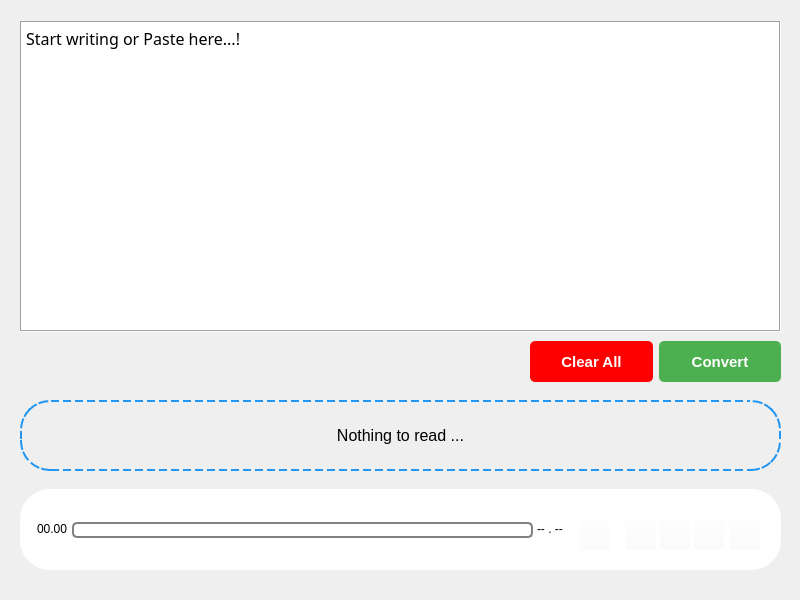
<?xml version="1.0" encoding="UTF-8"?>
<ui version="4.0">
 <class>MainWindow</class>
 <widget class="QMainWindow" name="MainWindow">
  <property name="geometry">
   <rect>
    <x>0</x>
    <y>0</y>
    <width>800</width>
    <height>600</height>
   </rect>
  </property>
  <property name="sizePolicy">
   <sizepolicy hsizetype="Preferred" vsizetype="Preferred">
    <horstretch>0</horstretch>
    <verstretch>0</verstretch>
   </sizepolicy>
  </property>
  <property name="minimumSize">
   <size>
    <width>800</width>
    <height>600</height>
   </size>
  </property>
  <property name="maximumSize">
   <size>
    <width>800</width>
    <height>600</height>
   </size>
  </property>
  <property name="windowTitle">
   <string>MainWindow</string>
  </property>
  <widget class="QWidget" name="centralwidget">
   <widget class="QFrame" name="frame">
    <property name="geometry">
     <rect>
      <x>-40</x>
      <y>-39</y>
      <width>861</width>
      <height>651</height>
     </rect>
    </property>
    <property name="styleSheet">
     <string notr="true"/>
    </property>
    <property name="frameShape">
     <enum>QFrame::StyledPanel</enum>
    </property>
    <property name="frameShadow">
     <enum>QFrame::Plain</enum>
    </property>
    <widget class="QPlainTextEdit" name="User_input">
     <property name="geometry">
      <rect>
       <x>60</x>
       <y>60</y>
       <width>761</width>
       <height>311</height>
      </rect>
     </property>
     <property name="font">
      <font>
       <family>Myriad Pro</family>
       <pointsize>12</pointsize>
      </font>
     </property>
     <property name="styleSheet">
      <string notr="true">QplainTextEdit{
	background-color: rgb(255, 255, 255);
	padding: 10px; 
	border-radius: 20px;
}</string>
     </property>
     <property name="frameShape">
      <enum>QFrame::Box</enum>
     </property>
     <property name="plainText">
      <string>Start writing or Paste here...!</string>
     </property>
    </widget>
    <widget class="QLabel" name="current_text">
     <property name="geometry">
      <rect>
       <x>60</x>
       <y>439</y>
       <width>761</width>
       <height>71</height>
      </rect>
     </property>
     <property name="font">
      <font>
       <pointsize>12</pointsize>
      </font>
     </property>
     <property name="styleSheet">
      <string notr="true">QLabel { 
border: 2px dashed #2196F3; 
 border-radius: 30px; 
padding: 10px; 
}</string>
     </property>
     <property name="text">
      <string>Nothing to read ...</string>
     </property>
     <property name="alignment">
      <set>Qt::AlignCenter</set>
     </property>
     <property name="margin">
      <number>-3</number>
     </property>
    </widget>
    <widget class="QFrame" name="frame_2">
     <property name="geometry">
      <rect>
       <x>60</x>
       <y>528</y>
       <width>761</width>
       <height>81</height>
      </rect>
     </property>
     <property name="styleSheet">
      <string notr="true">QFrame {
 border-radius: 30px; 
background-color: #FFFFFF; 
}</string>
     </property>
     <property name="frameShape">
      <enum>QFrame::StyledPanel</enum>
     </property>
     <property name="frameShadow">
      <enum>QFrame::Raised</enum>
     </property>
     <widget class="QPushButton" name="Play_button">
      <property name="geometry">
       <rect>
        <x>605</x>
        <y>20</y>
        <width>31</width>
        <height>41</height>
       </rect>
      </property>
      <property name="styleSheet">
       <string notr="true">background-color: rgba(255, 255, 255, 0);</string>
      </property>
      <property name="text">
       <string/>
      </property>
      <property name="icon">
       <iconset>
        <normaloff>../assets/play.png</normaloff>../assets/play.png</iconset>
      </property>
      <property name="iconSize">
       <size>
        <width>34</width>
        <height>31</height>
       </size>
      </property>
     </widget>
     <widget class="QPushButton" name="Stop_button">
      <property name="geometry">
       <rect>
        <x>674</x>
        <y>20</y>
        <width>31</width>
        <height>41</height>
       </rect>
      </property>
      <property name="styleSheet">
       <string notr="true">background-color: rgba(255, 255, 255, 0);</string>
      </property>
      <property name="text">
       <string/>
      </property>
      <property name="icon">
       <iconset>
        <normaloff>../assets/stop.png</normaloff>../assets/stop.png</iconset>
      </property>
      <property name="iconSize">
       <size>
        <width>39</width>
        <height>33</height>
       </size>
      </property>
     </widget>
     <widget class="QPushButton" name="Rewind_button">
      <property name="geometry">
       <rect>
        <x>709</x>
        <y>20</y>
        <width>31</width>
        <height>41</height>
       </rect>
      </property>
      <property name="styleSheet">
       <string notr="true">background-color: rgba(255, 255, 255, 0);</string>
      </property>
      <property name="text">
       <string/>
      </property>
      <property name="icon">
       <iconset>
        <normaloff>../assets/rewind-button.png</normaloff>../assets/rewind-button.png</iconset>
      </property>
      <property name="iconSize">
       <size>
        <width>39</width>
        <height>33</height>
       </size>
      </property>
     </widget>
     <widget class="QPushButton" name="Pause_button">
      <property name="geometry">
       <rect>
        <x>639</x>
        <y>20</y>
        <width>31</width>
        <height>41</height>
       </rect>
      </property>
      <property name="styleSheet">
       <string notr="true">background-color: rgba(255, 255, 255, 0);</string>
      </property>
      <property name="text">
       <string/>
      </property>
      <property name="icon">
       <iconset>
        <normaloff>../assets/pause.png</normaloff>../assets/pause.png</iconset>
      </property>
      <property name="iconSize">
       <size>
        <width>39</width>
        <height>33</height>
       </size>
      </property>
     </widget>
     <widget class="QProgressBar" name="progressBar">
      <property name="geometry">
       <rect>
        <x>52</x>
        <y>33</y>
        <width>461</width>
        <height>16</height>
       </rect>
      </property>
      <property name="mouseTracking">
       <bool>true</bool>
      </property>
      <property name="tabletTracking">
       <bool>true</bool>
      </property>
      <property name="acceptDrops">
       <bool>true</bool>
      </property>
      <property name="styleSheet">
       <string notr="true">QProgressBar {
                border: 2px solid grey;
                border-radius: 5px;
                background-color: #FFFFFF;
            }
            QProgressBar::chunk {
                background-color: #2196F3;
                width: 10px;
            }
            QProgressBar::sub-page {
                background-image: url('ball.png');
            }</string>
      </property>
      <property name="value">
       <number>0</number>
      </property>
      <property name="textVisible">
       <bool>false</bool>
      </property>
      <property name="format">
       <string/>
      </property>
     </widget>
     <widget class="QLabel" name="label">
      <property name="geometry">
       <rect>
        <x>17</x>
        <y>32</y>
        <width>31</width>
        <height>16</height>
       </rect>
      </property>
      <property name="font">
       <font>
        <pointsize>9</pointsize>
       </font>
      </property>
      <property name="text">
       <string>00.00</string>
      </property>
     </widget>
     <widget class="QLabel" name="label_2">
      <property name="geometry">
       <rect>
        <x>517</x>
        <y>32</y>
        <width>31</width>
        <height>16</height>
       </rect>
      </property>
      <property name="font">
       <font>
        <pointsize>9</pointsize>
       </font>
      </property>
      <property name="text">
       <string>-- . --</string>
      </property>
     </widget>
     <widget class="QPushButton" name="Save_button">
      <property name="geometry">
       <rect>
        <x>559</x>
        <y>21</y>
        <width>31</width>
        <height>41</height>
       </rect>
      </property>
      <property name="styleSheet">
       <string notr="true">background-color: rgba(255, 255, 255, 0);</string>
      </property>
      <property name="text">
       <string/>
      </property>
      <property name="icon">
       <iconset>
        <normaloff>../assets/save.png</normaloff>../assets/save.png</iconset>
      </property>
      <property name="iconSize">
       <size>
        <width>34</width>
        <height>28</height>
       </size>
      </property>
     </widget>
    </widget>
    <widget class="QWidget" name="layoutWidget">
     <property name="geometry">
      <rect>
       <x>570</x>
       <y>380</y>
       <width>251</width>
       <height>41</height>
      </rect>
     </property>
     <layout class="QHBoxLayout" name="horizontalLayout">
      <item>
       <widget class="QPushButton" name="Clear_all_button">
        <property name="sizePolicy">
         <sizepolicy hsizetype="Preferred" vsizetype="Preferred">
          <horstretch>0</horstretch>
          <verstretch>0</verstretch>
         </sizepolicy>
        </property>
        <property name="font">
         <font>
          <pointsize>11</pointsize>
          <weight>75</weight>
          <bold>true</bold>
         </font>
        </property>
        <property name="styleSheet">
         <string notr="true">QPushButton { 
background-color: rgb(255, 0, 0);
color: white; 
border: none; 
padding: 10px; 
border-radius: 5px;
 }</string>
        </property>
        <property name="text">
         <string>Clear All</string>
        </property>
       </widget>
      </item>
      <item>
       <widget class="QPushButton" name="Convert_button">
        <property name="sizePolicy">
         <sizepolicy hsizetype="Preferred" vsizetype="Preferred">
          <horstretch>0</horstretch>
          <verstretch>0</verstretch>
         </sizepolicy>
        </property>
        <property name="font">
         <font>
          <pointsize>11</pointsize>
          <weight>75</weight>
          <bold>true</bold>
         </font>
        </property>
        <property name="styleSheet">
         <string notr="true">QPushButton { 
background-color: #4CAF50; 
color: white; 
border: none; 
padding: 10px; 
border-radius: 5px; 
}</string>
        </property>
        <property name="text">
         <string>Convert</string>
        </property>
       </widget>
      </item>
     </layout>
    </widget>
   </widget>
  </widget>
 </widget>
 <resources/>
 <connections/>
</ui>
